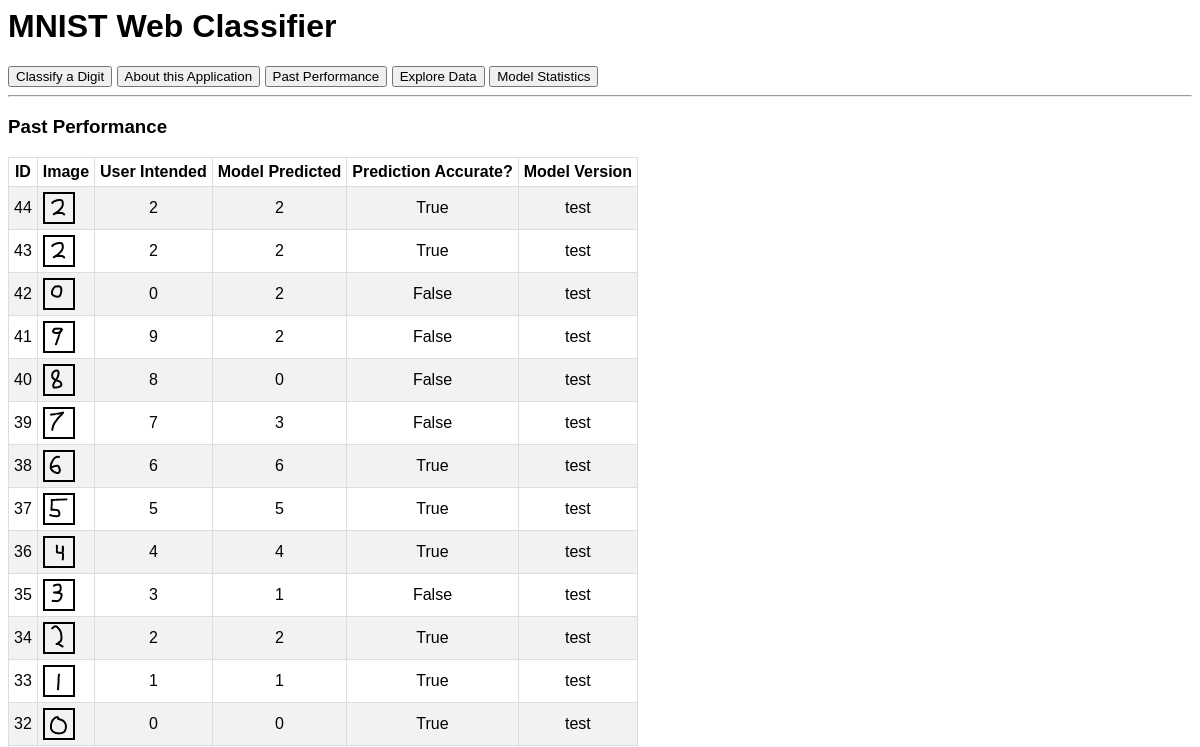
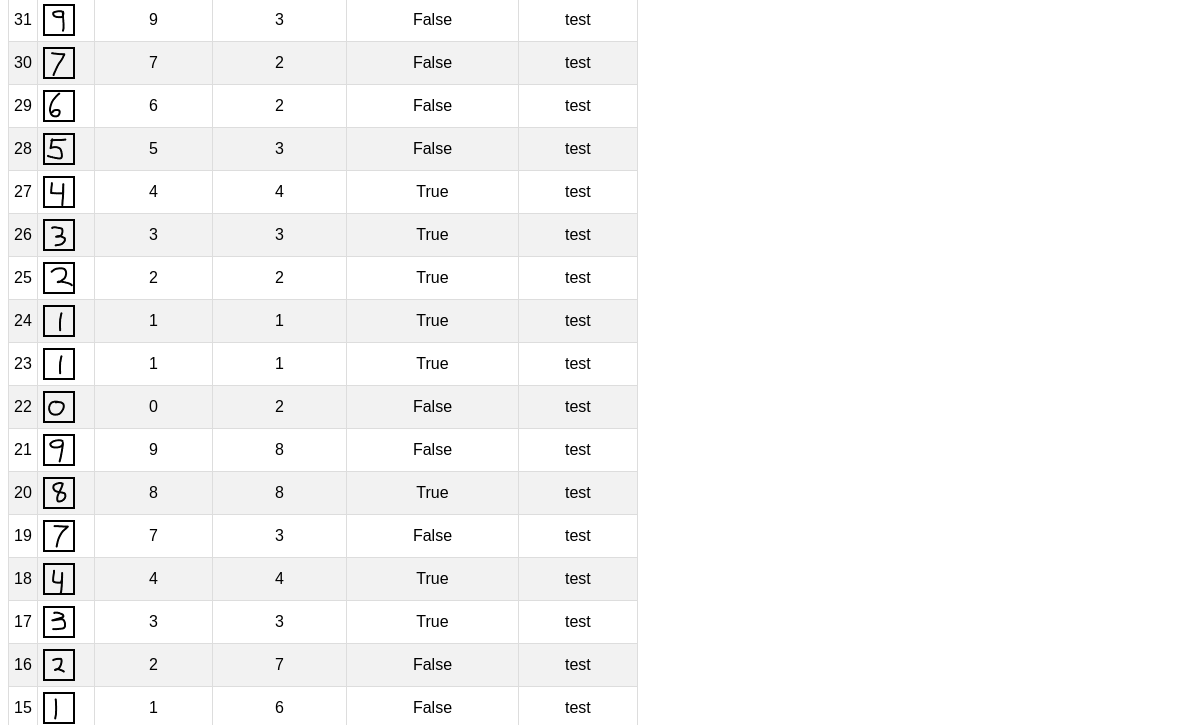
Page /log (upper part) on the earlier database version (2 pictures, top to bottom).
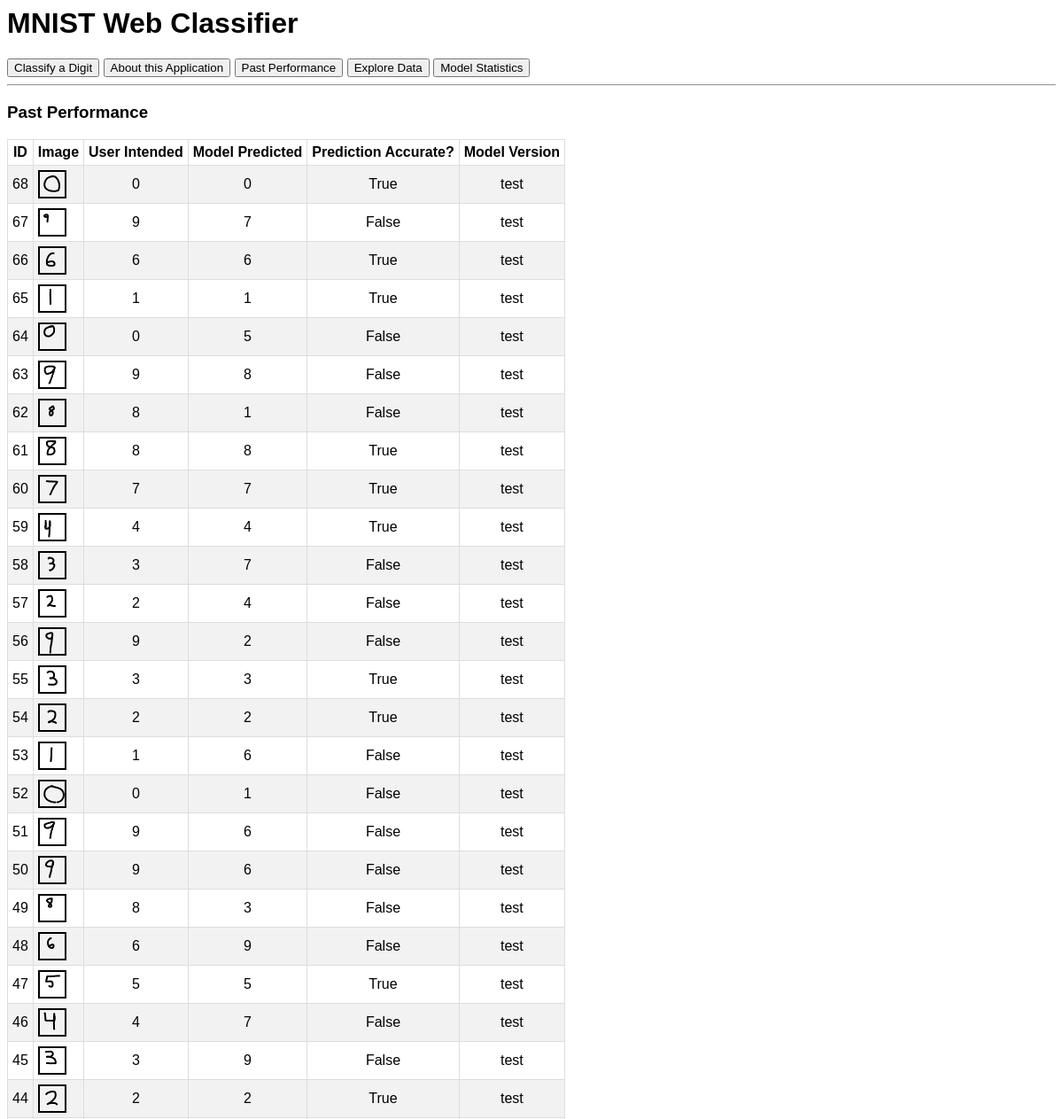
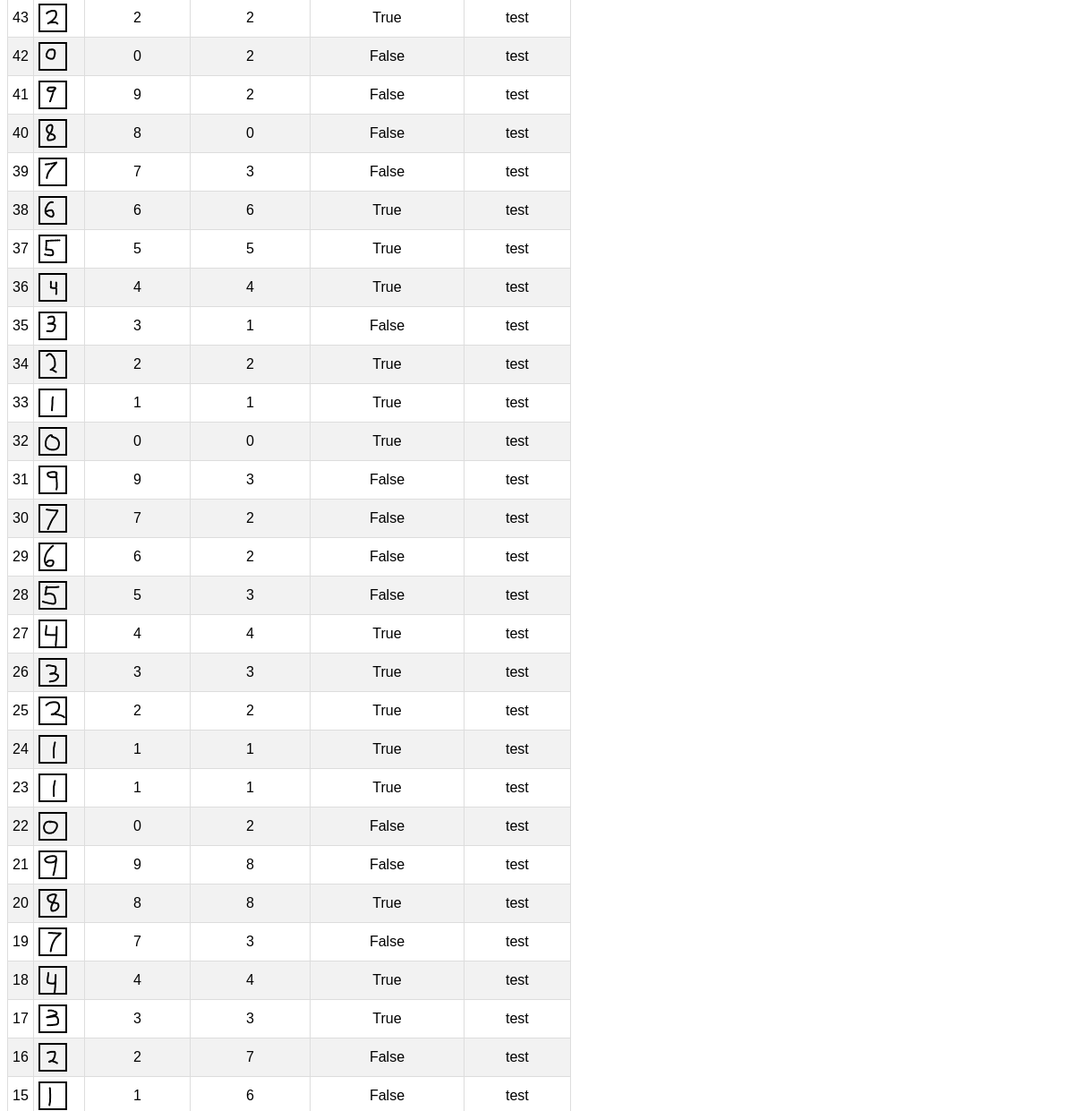
Same page on the later database version (2 pictures, top to bottom).
### app/models.py (models this page shows, shortened)
class History(Base):
    __tablename__ = "history"
    id = Column(Integer, primary_key=True, index=True)
    bits = Column(String, index=True)
    predicted = Column(Integer, index=True)
    intended = Column(Integer, index=True)
    correct = Column(Boolean, index=True)
    model_version = Column(String, index=True)

### app/main.py (the view)
@app.get("/")
async def root(request: Request):
    return templates.TemplateResponse("./draw.html", {"request": request})

### templates/log.html (shortened to what this page needs)
{% include "header.html" %}
<h3>Past Performance</h3>
<table>
        <tr>
            <th>ID</th>
            <th>Image</th>
            <th>User Intended</th>
            <th>Model Predicted</th>
            <th>Prediction Accurate?</th>
            <th>Model Version</th>
        </tr>
        {% for item in hst %}
        <tr>
            <td>{{item[0]}}</td>
            <td>
                    <canvas id="can{{item[0]}}" width="28" height="28" style="border:2px solid;"></canvas>
            </td>
            <td>{{item[3]}}</td>
            <td>{{item[2]}}</td>
            <td>{{item[4]}}</td>
            <td>{{item[5]}}</td>
        </tr>
        {% endfor %}
    </table>

### templates/header.html (shortened to what this page needs)
<h1>MNIST Web Classifier</h1>
<a href="/"><button>Classify a Digit</button></a>
<a href="/about"><button>About this Application</button></a>
<a href="/log"><button>Past Performance</button></a>
<a href="/explore"><button>Explore Data</button></a>
<a href="/stats"><button>Model Statistics</button></a>
<hr>
<script>
        function drawData(d, element) {
            var c = document.getElementById(element);
            var ctx = c.getContext("2d");
            for (var i = 0; i < 28; i++) {
                for (var j = 0; j < 28; j++) {
                    ctx.beginPath();
                    ctx.lineWidth = "2";
                    ctx.strokeStyle = "red";
                    var r_a = 0.3;
                    r_a = d[(28 * j + i)]/255
                    ctx.fillStyle = "rgba(1, 1, 1, " + r_a + ")";
                    ctx.fillRect(1 * i, 1 * j, 1, 1);
                    ctx.stroke()
                }
            }
        }
</script>

### templates/header.html (style rules this page uses)
canvas { padding-left: 0; padding-right: 0; margin-right: auto; display: block; }
* { font-family: Arial, Helvetica, sans-serif; }
table { border: 1px solid black; border-collapse: collapse; }
td, th { padding: 5px; text-align: left; border: 1px solid #ddd; text-align: center; }
tr:nth-child(even) { background-color: #f2f2f2; }
* { box-sizing: border-box; }

Differences in the rows shown:
added History: id "68", intended "0", predicted "0", correct "True", model_version "test"
added History: id "67", intended "9", predicted "7", correct "False", model_version "test"
added History: id "66", intended "6", predicted "6", correct "True", model_version "test"
added History: id "65", intended "1", predicted "1", correct "True", model_version "test"
added History: id "64", intended "0", predicted "5", correct "False", model_version "test"
added History: id "63", intended "9", predicted "8", correct "False", model_version "test"
added History: id "62", intended "8", predicted "1", correct "False", model_version "test"
added History: id "61", intended "8", predicted "8", correct "True", model_version "test"
added History: id "60", intended "7", predicted "7", correct "True", model_version "test"
added History: id "59", intended "4", predicted "4", correct "True", model_version "test"
added History: id "58", intended "3", predicted "7", correct "False", model_version "test"
added History: id "57", intended "2", predicted "4", correct "False", model_version "test"
added History: id "56", intended "9", predicted "2", correct "False", model_version "test"
added History: id "55", intended "3", predicted "3", correct "True", model_version "test"
added History: id "54", intended "2", predicted "2", correct "True", model_version "test"
added History: id "53", intended "1", predicted "6", correct "False", model_version "test"
added History: id "52", intended "0", predicted "1", correct "False", model_version "test"
added History: id "51", intended "9", predicted "6", correct "False", model_version "test"
added History: id "50", intended "9", predicted "6", correct "False", model_version "test"
added History: id "49", intended "8", predicted "3", correct "False", model_version "test"
added History: id "48", intended "6", predicted "9", correct "False", model_version "test"
added History: id "47", intended "5", predicted "5", correct "True", model_version "test"
added History: id "46", intended "4", predicted "7", correct "False", model_version "test"
added History: id "45", intended "3", predicted "9", correct "False", model_version "test"
